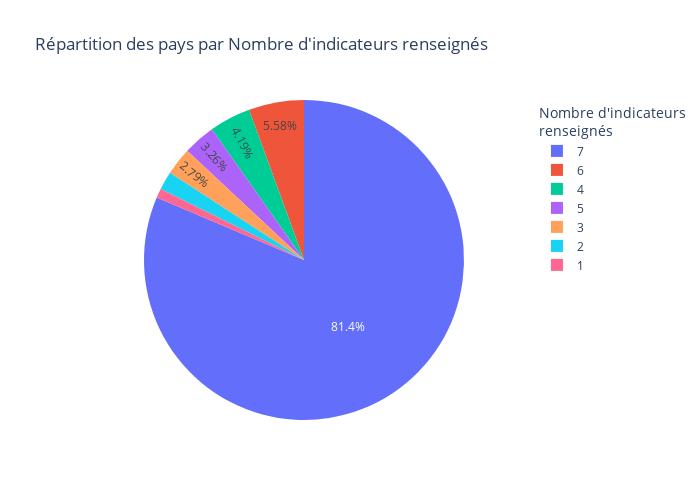

Write notebook code for a chart like this one.
### Code cell
df_indic_pays = data.loc[~data["latest_value"].isna(),["Country Code", "Indicator Code"]].reset_index(drop=True).groupby(by="Country Code").count().reset_index().rename(columns={"Indicator Code": "Nb indicateurs"})
rep_indicateurs_pays = df_indic_pays.groupby(by="Nb indicateurs").count().reset_index().rename(columns={"Country Code": "Nb pays"})
fig = px.pie(rep_indicateurs_pays, values='Nb pays', names='Nb indicateurs', title="Répartition des pays par Nombre d'indicateurs renseignés", height=500, width=700, labels= {"7": "toto"})
fig.update_traces(textposition='inside')
fig.update_layout(uniformtext_minsize=12, uniformtext_mode='hide', legend=dict(
    title="Nombre d'indicateurs<br>renseignés"
))
fig.show()

### Figure 1 — Plotly figure (JSON) as saved in the notebook; plotly's stock layout.template omitted (floating-point values rounded to 4 significant figures)
{"data": [{"domain": {"x": [0, 1], "y": [0, 1]}, "hovertemplate": "Nb indicateurs=%{label}<br>Nb pays=%{value}<extra></extra>", "labels": [1, 2, 3, 4, 5, 6, 7], "legendgroup": "", "name": "", "showlegend": true, "textposition": "inside", "type": "pie", "values": [2, 4, 6, 9, 7, 12, 175]}], "layout": {"height": 500, "legend": {"title": {"text": "Nombre d'indicateurs<br>renseignés"}, "tracegroupgap": 0}, "title": {"text": "Répartition des pays par Nombre d'indicateurs renseignés"}, "uniformtext": {"minsize": 12, "mode": "hide"}, "width": 700}}
